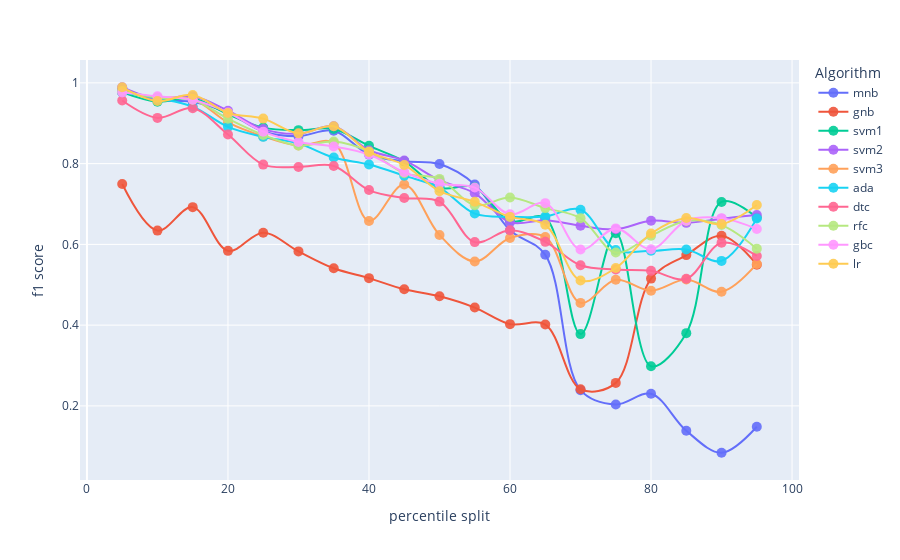

Write notebook code for a chart like this one.
### Code cell
fig = px.line(pd.DataFrame(scores_per_clf))
fig.update_layout(
    yaxis_title="f1 score",
    xaxis_title="percentile split",
    legend_title_text='Algorithm'
)
fig.update_traces(line_traces)

fig.show()

### Figure 1 — Plotly figure (JSON) as saved in the notebook; plotly's stock layout.template omitted (floating-point values rounded to 4 significant figures)
{"data": [{"hovertemplate": "variable=mnb<br>index=%{x}<br>value=%{y}<extra></extra>", "legendgroup": "mnb", "line": {"color": "#636efa", "dash": "solid", "shape": "spline", "smoothing": 1}, "marker": {"opacity": 0.9, "size": 10}, "mode": "lines+markers", "name": "mnb", "orientation": "v", "showlegend": true, "type": "scatter", "x": [5, 10, 15, 20, 25, 30, 35, 40, 45, 50, 55, 60, 65, 70, 75, 80, 85, 90, 95], "xaxis": "x", "y": [0.986, 0.9568, 0.9534, 0.9259, 0.8795, 0.8681, 0.8816, 0.8224, 0.8059, 0.7991, 0.7485, 0.6351, 0.5742, 0.239, 0.2036, 0.23, 0.1384, 0.08398, 0.1483], "yaxis": "y"}, {"hovertemplate": "variable=gnb<br>index=%{x}<br>value=%{y}<extra></extra>", "legendgroup": "gnb", "line": {"color": "#EF553B", "dash": "solid", "shape": "spline", "smoothing": 1}, "marker": {"opacity": 0.9, "size": 10}, "mode": "lines+markers", "name": "gnb", "orientation": "v", "showlegend": true, "type": "scatter", "x": [5, 10, 15, 20, 25, 30, 35, 40, 45, 50, 55, 60, 65, 70, 75, 80, 85, 90, 95], "xaxis": "x", "y": [0.7494, 0.6341, 0.6923, 0.5839, 0.6289, 0.5827, 0.5407, 0.5164, 0.4888, 0.4714, 0.4435, 0.4025, 0.4015, 0.2414, 0.257, 0.5153, 0.5735, 0.6215, 0.5499], "yaxis": "y"}, {"hovertemplate": "variable=svm1<br>index=%{x}<br>value=%{y}<extra></extra>", "legendgroup": "svm1", "line": {"color": "#00cc96", "dash": "solid", "shape": "spline", "smoothing": 1}, "marker": {"opacity": 0.9, "size": 10}, "mode": "lines+markers", "name": "svm1", "orientation": "v", "showlegend": true, "type": "scatter", "x": [5, 10, 15, 20, 25, 30, 35, 40, 45, 50, 55, 60, 65, 70, 75, 80, 85, 90, 95], "xaxis": "x", "y": [0.9764, 0.9534, 0.9617, 0.9222, 0.8892, 0.8829, 0.8858, 0.844, 0.8056, 0.7406, 0.7417, 0.6571, 0.6655, 0.3778, 0.6278, 0.298, 0.3802, 0.7051, 0.6665], "yaxis": "y"}, {"hovertemplate": "variable=svm2<br>index=%{x}<br>value=%{y}<extra></extra>", "legendgroup": "svm2", "line": {"color": "#ab63fa", "dash": "solid", "shape": "spline", "smoothing": 1}, "marker": {"opacity": 0.9, "size": 10}, "mode": "lines+markers", "name": "svm2", "orientation": "v", "showlegend": true, "type": "scatter", "x": [5, 10, 15, 20, 25, 30, 35, 40, 45, 50, 55, 60, 65, 70, 75, 80, 85, 90, 95], "xaxis": "x", "y": [0.9891, 0.9601, 0.9667, 0.9311, 0.8855, 0.8739, 0.8925, 0.8332, 0.8079, 0.759, 0.7265, 0.6547, 0.6596, 0.646, 0.6375, 0.6586, 0.6533, 0.6638, 0.6728], "yaxis": "y"}, {"hovertemplate": "variable=svm3<br>index=%{x}<br>value=%{y}<extra></extra>", "legendgroup": "svm3", "line": {"color": "#FFA15A", "dash": "solid", "shape": "spline", "smoothing": 1}, "marker": {"opacity": 0.9, "size": 10}, "mode": "lines+markers", "name": "svm3", "orientation": "v", "showlegend": true, "type": "scatter", "x": [5, 10, 15, 20, 25, 30, 35, 40, 45, 50, 55, 60, 65, 70, 75, 80, 85, 90, 95], "xaxis": "x", "y": [0.978, 0.9634, 0.96, 0.902, 0.8674, 0.8447, 0.8516, 0.658, 0.7485, 0.6233, 0.5577, 0.6159, 0.6181, 0.4551, 0.5123, 0.4852, 0.5129, 0.4828, 0.5516], "yaxis": "y"}, {"hovertemplate": "variable=ada<br>index=%{x}<br>value=%{y}<extra></extra>", "legendgroup": "ada", "line": {"color": "#19d3f3", "dash": "solid", "shape": "spline", "smoothing": 1}, "marker": {"opacity": 0.9, "size": 10}, "mode": "lines+markers", "name": "ada", "orientation": "v", "showlegend": true, "type": "scatter", "x": [5, 10, 15, 20, 25, 30, 35, 40, 45, 50, 55, 60, 65, 70, 75, 80, 85, 90, 95], "xaxis": "x", "y": [0.9764, 0.9617, 0.9413, 0.8911, 0.8663, 0.8499, 0.8151, 0.7978, 0.7702, 0.7405, 0.6763, 0.6684, 0.6692, 0.6859, 0.5863, 0.5841, 0.5872, 0.5591, 0.664], "yaxis": "y"}, {"hovertemplate": "variable=dtc<br>index=%{x}<br>value=%{y}<extra></extra>", "legendgroup": "dtc", "line": {"color": "#FF6692", "dash": "solid", "shape": "spline", "smoothing": 1}, "marker": {"opacity": 0.9, "size": 10}, "mode": "lines+markers", "name": "dtc", "orientation": "v", "showlegend": true, "type": "scatter", "x": [5, 10, 15, 20, 25, 30, 35, 40, 45, 50, 55, 60, 65, 70, 75, 80, 85, 90, 95], "xaxis": "x", "y": [0.9564, 0.9132, 0.9371, 0.8721, 0.7976, 0.7918, 0.7943, 0.7345, 0.7149, 0.7059, 0.6056, 0.635, 0.6063, 0.5482, 0.5376, 0.5344, 0.5149, 0.604, 0.5714], "yaxis": "y"}, {"hovertemplate": "variable=rfc<br>index=%{x}<br>value=%{y}<extra></extra>", "legendgroup": "rfc", "line": {"color": "#B6E880", "dash": "solid", "shape": "spline", "smoothing": 1}, "marker": {"opacity": 0.9, "size": 10}, "mode": "lines+markers", "name": "rfc", "orientation": "v", "showlegend": true, "type": "scatter", "x": [5, 10, 15, 20, 25, 30, 35, 40, 45, 50, 55, 60, 65, 70, 75, 80, 85, 90, 95], "xaxis": "x", "y": [0.9796, 0.9634, 0.9584, 0.9112, 0.871, 0.8448, 0.8546, 0.83, 0.7764, 0.7622, 0.6968, 0.7161, 0.6899, 0.665, 0.5798, 0.6216, 0.658, 0.6478, 0.5894], "yaxis": "y"}, {"hovertemplate": "variable=gbc<br>index=%{x}<br>value=%{y}<extra></extra>", "legendgroup": "gbc", "line": {"color": "#FF97FF", "dash": "solid", "shape": "spline", "smoothing": 1}, "marker": {"opacity": 0.9, "size": 10}, "mode": "lines+markers", "name": "gbc", "orientation": "v", "showlegend": true, "type": "scatter", "x": [5, 10, 15, 20, 25, 30, 35, 40, 45, 50, 55, 60, 65, 70, 75, 80, 85, 90, 95], "xaxis": "x", "y": [0.9764, 0.9666, 0.9582, 0.9265, 0.8792, 0.8536, 0.8425, 0.8227, 0.7787, 0.7501, 0.7407, 0.6743, 0.7022, 0.5872, 0.6396, 0.5881, 0.6586, 0.665, 0.6382], "yaxis": "y"}, {"hovertemplate": "variable=lr<br>index=%{x}<br>value=%{y}<extra></extra>", "legendgroup": "lr", "line": {"color": "#FECB52", "dash": "solid", "shape": "spline", "smoothing": 1}, "marker": {"opacity": 0.9, "size": 10}, "mode": "lines+markers", "name": "lr", "orientation": "v", "showlegend": true, "type": "scatter", "x": [5, 10, 15, 20, 25, 30, 35, 40, 45, 50, 55, 60, 65, 70, 75, 80, 85, 90, 95], "xaxis": "x", "y": [0.9891, 0.9551, 0.97, 0.9255, 0.9115, 0.875, 0.8925, 0.829, 0.7968, 0.7319, 0.7054, 0.6681, 0.6485, 0.5105, 0.5414, 0.627, 0.6653, 0.6503, 0.6974], "yaxis": "y"}], "layout": {"legend": {"title": {"text": "Algorithm"}, "tracegroupgap": 0}, "margin": {"t": 60}, "xaxis": {"anchor": "y", "domain": [0, 1], "title": {"text": "percentile split"}}, "yaxis": {"anchor": "x", "domain": [0, 1], "title": {"text": "f1 score"}}}}
